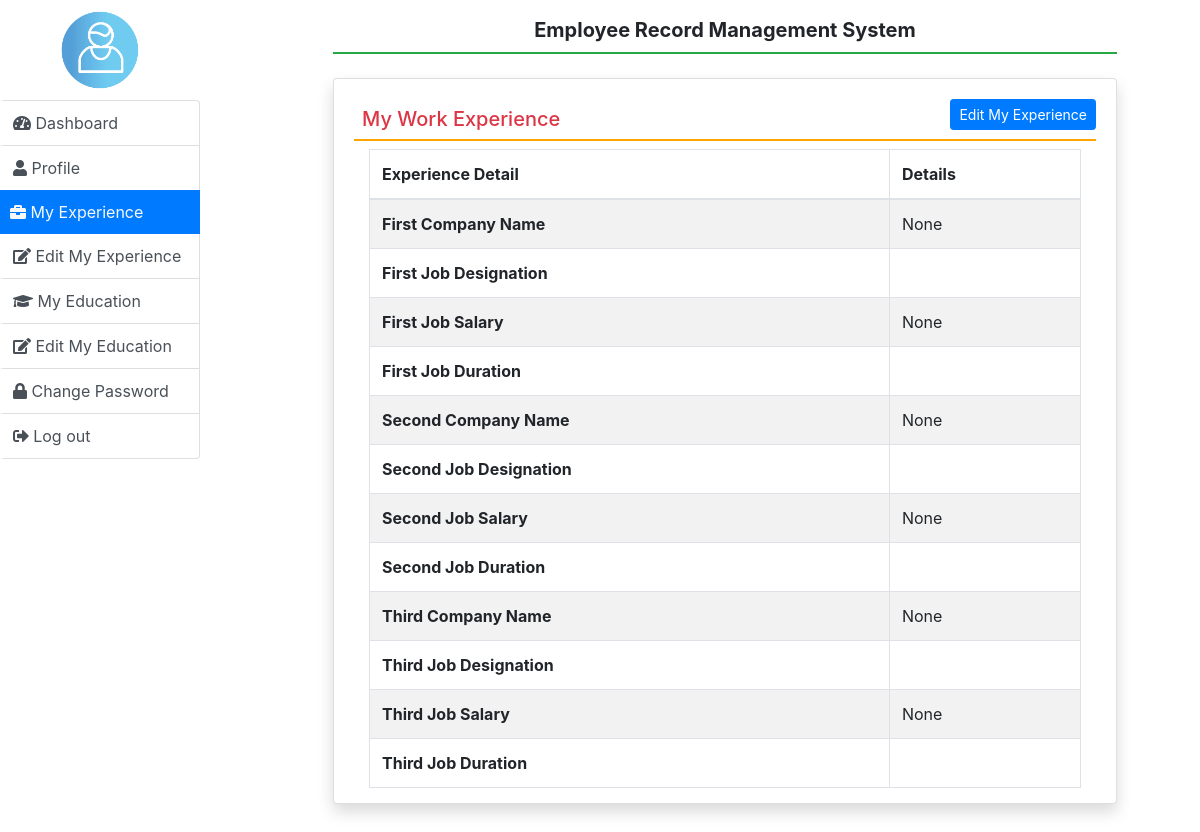
Screenshot of /myexperience/ (signed in) with the database file from the repository.
### employee/models.py (models this page shows, shortened)
class EmployeeExperience(models.Model):
    user =models.ForeignKey(User, on_delete=models.CASCADE)
    company1name=models.CharField(max_length=100,null=True)
    comapny1desig=models.CharField(max_length=200,null=True)
    company1salary=models.CharField(max_length=100,null=True)
    comapny1duration=models.CharField(max_length=100, null=True)
    company2name=models.CharField(max_length=100,null=True)
    comapny2desig=models.CharField(max_length=200,null=True)
    company2salary=models.CharField(max_length=100,null=True)
    comapny2duration=models.CharField(max_length=100, null=True)
    company3name=models.CharField(max_length=100,null=True)
    comapny3desig=models.CharField(max_length=200,null=True)
    company3salary=models.CharField(max_length=100,null=True)
    comapny3duration=models.CharField(max_length=100, null=True)
    from django.db import models

### employee/views.py (the view)
# urls.py: path('myexperience/',views.myexperience, name="myexperience"),
def myexperience(request):
    error = ""
    user = request.user
    try:
        experience = EmployeeExperience.objects.get(user=user)
    except EmployeeExperience.DoesNotExist:
        experience = None
    return render(request, 'myexperience.html', {'experience': experience, 'error': error})

### employee/templates/myexperience.html
{% extends 'emp_base.html' %}
{% block content %}
<div class="card shadow m-2">
    <div class="card-body">
        <a href="{% url 'edit_experience' %}" class="btn btn-primary float-right btn-sm mb-3">Edit My Experience</a>
        <h5 class="p-2 text-danger" style="border-bottom: 2px solid orange">My Work Experience</h5>
        <div class="container-fluid">
            <table class="table table-striped table-bordered table-hover table-responsive-md">
                <thead>
                    <tr>
                        <th>Experience Detail</th>
                        <th>Details</th>
                    </tr>
                </thead>
                <tbody>
                    <tr>
                        <th>First Company Name</th>
                        <td>{{ experience.company1name }}</td>
                    </tr>
                    <tr>
                        <th>First Job Designation</th>
                        <td>{{ experience.company1desig }}</td>
                    </tr>
                    <tr>
                        <th>First Job Salary</th>
                        <td>{{ experience.company1salary }}</td>
                    </tr>
                    <tr>
                        <th>First Job Duration</th>
                        <td>{{ experience.company1duration }}</td>
                    </tr>
                    <tr>
                        <th>Second Company Name</th>
                        <td>{{ experience.company2name }}</td>
                    </tr>
                    <tr>
                        <th>Second Job Designation</th>
                        <td>{{ experience.company2desig }}</td>
                    </tr>
                    <tr>
                        <th>Second Job Salary</th>
                        <td>{{ experience.company2salary }}</td>
                    </tr>
                    <tr>
                        <th>Second Job Duration</th>
                        <td>{{ experience.company2duration }}</td>
                    </tr>
                    <tr>
                        <th>Third Company Name</th>
                        <td>{{ experience.company3name }}</td>
                    </tr>
                    <tr>
                        <th>Third Job Designation</th>
                        <td>{{ experience.company3desig }}</td>
                    </tr>
                    <tr>
                        <th>Third Job Salary</th>
                        <td>{{ experience.company3salary }}</td>
                    </tr>
                    <tr>
                        <th>Third Job Duration</th>
                        <td>{{ experience.company3duration }}</td>
                    </tr>
                </tbody>
            </table>
        </div>
    </div>
</div>
{% endblock %}

### employee/templates/emp_base.html (style rules this page uses)
.card-body { max-height: 80vh; overflow-y: auto; }

### rows the page displays
EmployeeExperience: company1name "None", company1salary "None", company2name "None", company2salary "None", company3name "None", company3salary "None"
